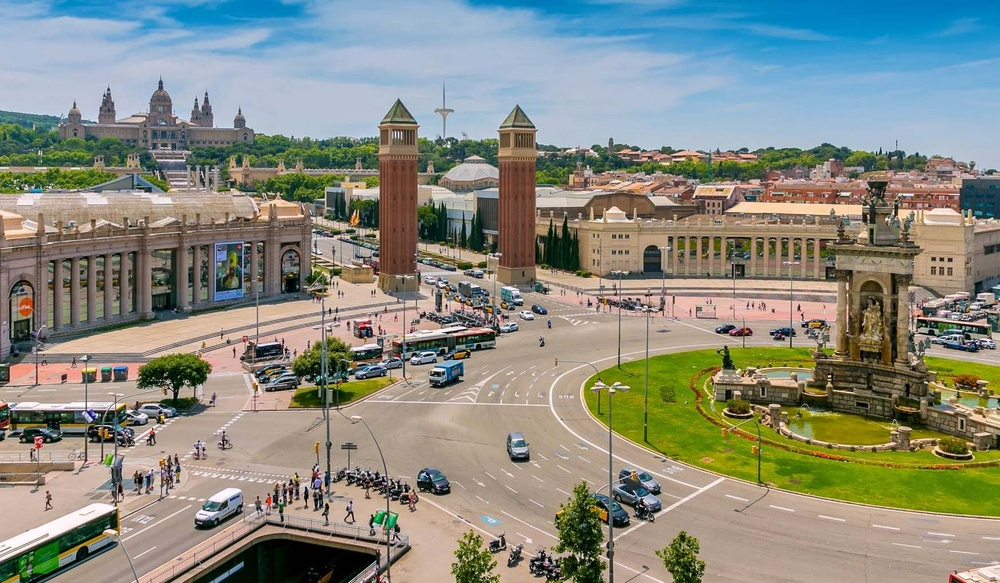
#> input picture data/spain.jpg, 1000 x 583 px, shrunk from 1750 x 1021 before the run
$ jupyter execute lesson_4_homework.ipynb
#> lines starting #> are read from the running program, lines starting #| are printed output that depends on the picture; after the words box and inside, x2 and y2 are one past the last pixel; in counts of white or black regions, pixels touching at a corner belong together; long printed decimals are rounded
[cell 1]
import cv2
import math
import numpy as np
from matplotlib import pyplot as plt
plt.rcParams['figure.figsize'] = [15, 10]

[cell 2]
img = cv2.imread('data/spain.jpg')
#> img is the input picture: shape (583, 1000, 3); mean B, G, R 127.8, 138.9, 135.8
img = cv2.cvtColor(img, cv2.COLOR_BGR2RGB)
plt.imshow(img)

[cell 3]
# Convert image to gray scale
gray = cv2.cvtColor(img, cv2.COLOR_RGB2GRAY)
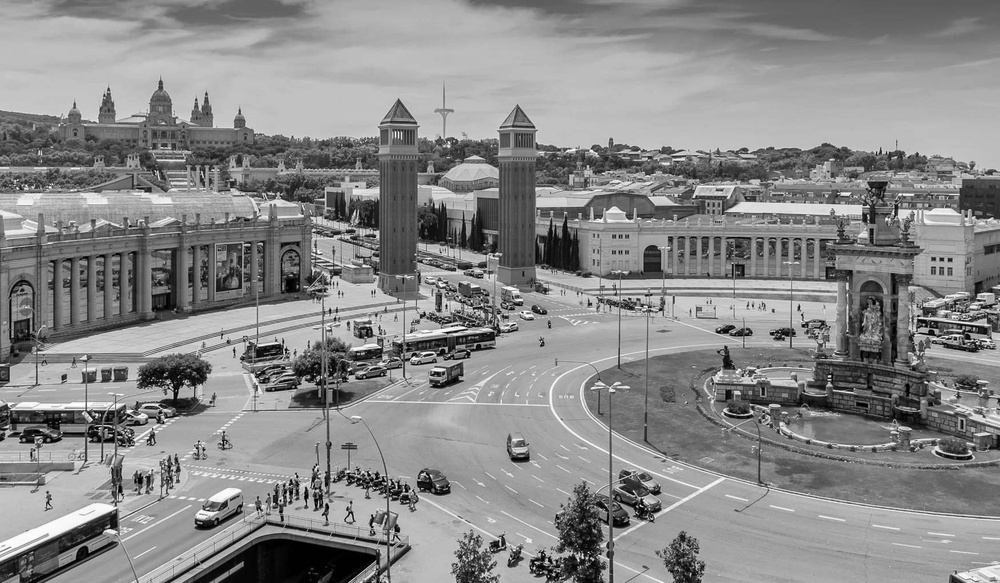
#> gray: shape (583, 1000); min 0, max 255, mean 136.7

[cell 4]
# Obtain edge map
# Hint: you can use Canny edge detector with th_low = 100, th_high = 150
edges = cv2.Canny(gray, 100, 150)
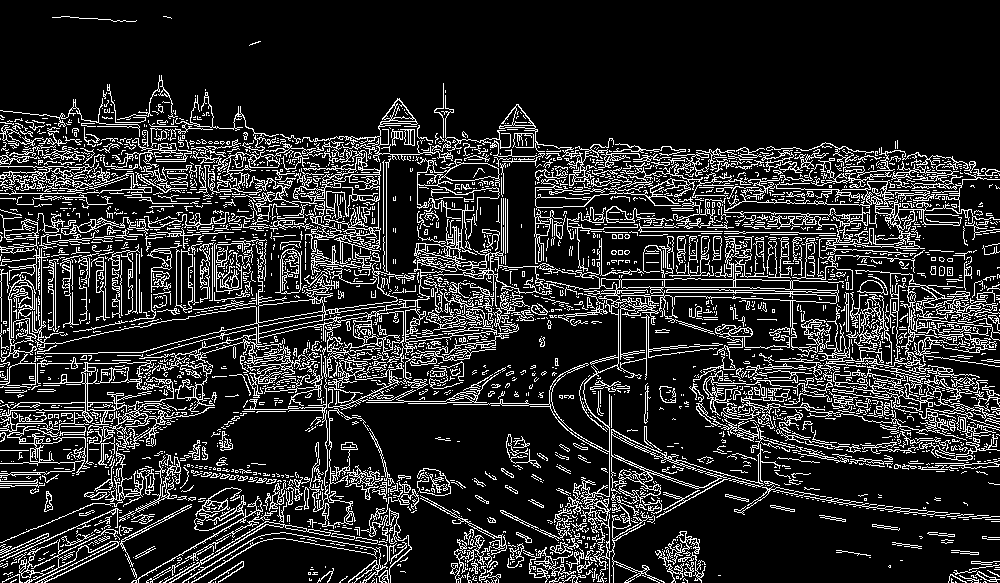
#> edges: shape (583, 1000); 16.1% white in thin lines or dots

[cell 5]
# Let's plot the images
plt.subplot(121), plt.imshow(img), plt.title('Original')
plt.subplot(122), plt.imshow(edges, cmap='gray'), plt.title('Edge map')
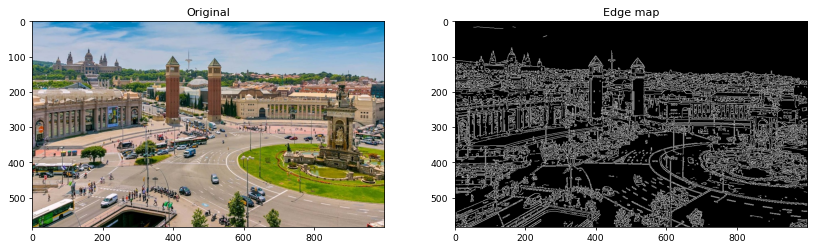
#> figure drawn by matplotlib, 2 panels

[cell 6]
# Apply Hough transform to parametrize the lines
# Hint 1: Offset resolution of 5 pixels and slope resolution of 5 degrees work well in this case
# Hint 2: A suitable value for the accumulator threshold is 90
lines = cv2.HoughLines(image=edges, rho=5, theta=(5*np.pi)/180, threshold=90)
#> lines = 636 rows, first 8: [155, 1.57], [180, 1.57], [430, 1.31], [130, 1.83], [415, 1.31], [225, 1.57], [440, 1.31], [245, 1.48]
# Let's get rid of the unnecessary dimension
lines = lines[:, 0, :]
#> lines = 636 pairs, first value -935 to 1085, second value 0 to 3.05

# for my own unerstanding
for line in lines:
    print(line)
    print(line[0])
    print(line[1])
    break
#> this loop made 1 pass
#| [155.          1.571]
#| 155.0
#| 1.571

[cell 7]
# Plot the resulting Hough lines
result = np.copy(gray)

for line in lines:

    rho = line[0]
    theta = line[1]

    a = math.cos(theta)
    b = math.sin(theta)

    x0 = a * rho
    y0 = b * rho

    pt1 = (int(x0 + 1000*(-b)), int(y0 + 1000*(a)))
    pt2 = (int(x0 - 1000*(-b)), int(y0 - 1000*(a)))

    cv2.line(result, pt1, pt2, 255, 1, cv2.LINE_AA)
#> this loop made 636 passes
#> (rho, theta, a, b, x0, y0, pt1, pt2) on passes 1 to 3: (155, 1.57, 7.55e-08, 1, 1.17e-05, 155, (-999, 155), (1000, 154)), (180, 1.57, 7.55e-08, 1, 1.36e-05, 180, (-999, 180), (1000, 179)), (430, 1.31, 0.259, 0.966, 111.3, 415.3, (-854, 674), (1077, 156))
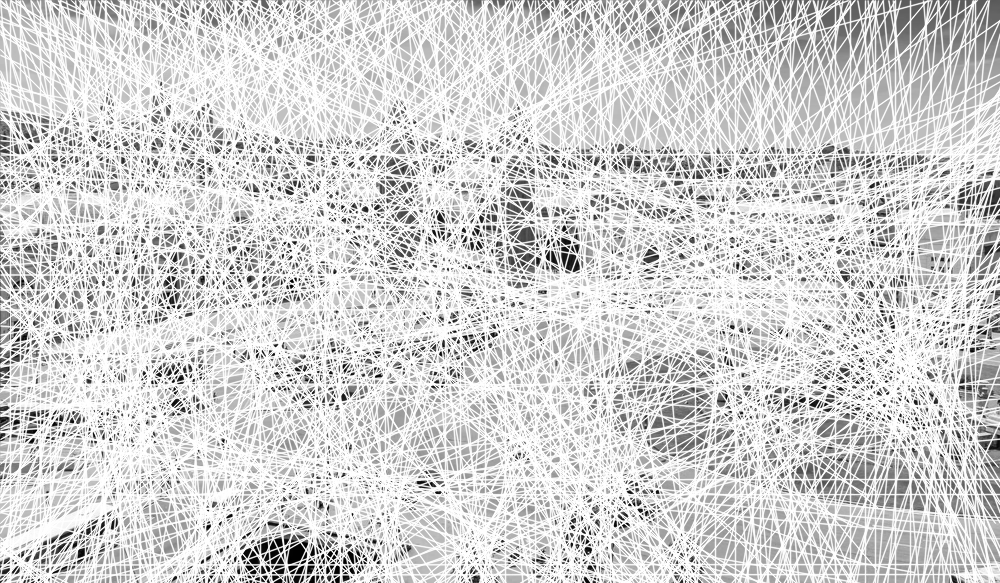
#> result: shape (583, 1000); min 0, max 255, mean 210.5

plt.subplot(121), plt.imshow(edges, cmap='gray'), plt.title('Edge map')
plt.subplot(122), plt.imshow(result, cmap='gray'), plt.title('Hough lines')

[cell 8]
# Filter out all lines that are approximately horizontal (+/- 15 degrees).
filtered_lines = []
print(len(lines))
#| 636
for line in lines:
    # Extract theta for current line (remember Hough works with radians)
    theta = (line[1]*180)/np.pi
    # Keep line if theta is not horizontal
    if not (75 < theta < 105):
        filtered_lines.append(line)
#> this loop made 636 passes
#> (line, theta) on passes 1 to 3: ([155, 1.57], 90), ([180, 1.57], 90), ([430, 1.31], 75)
#> after the loop, filtered_lines = 580 pairs, first value -935 to 1085, second value 0 to 3.05

[cell 9]
# Let's plot the resulting filtered lines
result = np.copy(gray)

for line in filtered_lines:
    rho = line[0]
    theta = line[1]

    a = math.cos(theta)
    b = math.sin(theta)

    x0 = a * rho
    y0 = b * rho

    pt1 = (int(x0 + 1000*(-b)), int(y0 + 1000*(a)))
    pt2 = (int(x0 - 1000*(-b)), int(y0 - 1000*(a)))

    cv2.line(result, pt1, pt2, 255, 1, cv2.LINE_AA)
#> this loop made 580 passes
#> line on passes 16 to 18: [560, 1.31], [50, 2.01], [200, 1.92]
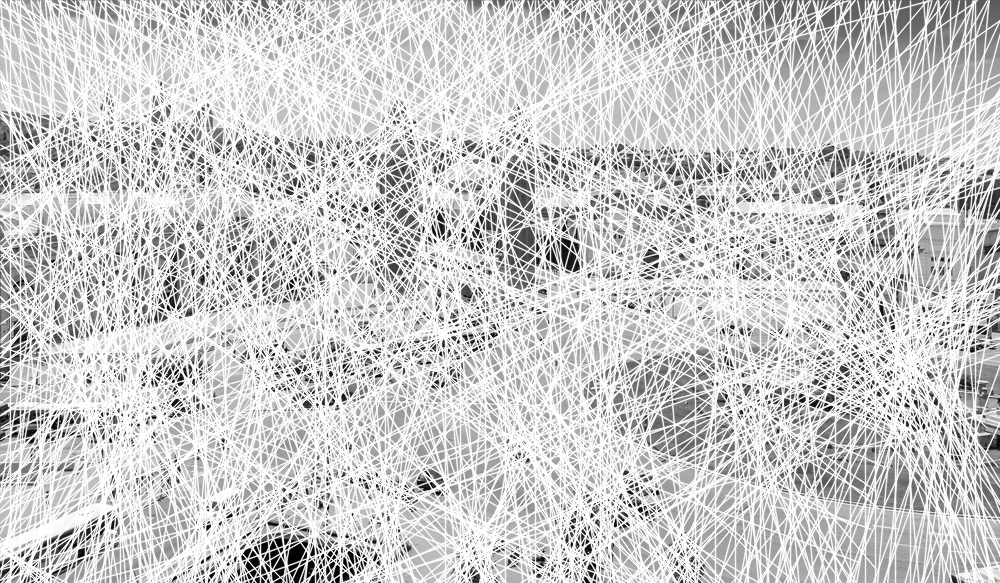
#> result: shape (583, 1000); min 0, max 255, mean 204.4

plt.subplot(121), plt.imshow(edges, cmap='gray'), plt.title('Edge map')
plt.subplot(122), plt.imshow(result, cmap='gray'), plt.title('Filtered lines')

[cell 10]
# We will apply k-means clustering to refine the detected lines.
# Don't worry, we will learn about the clustering later in the course :-)
from sklearn.cluster import KMeans
kmeans = KMeans(n_clusters=3).fit(filtered_lines)
kmeans.cluster_centers_
#> Out = [[706.9, 0.558], [-452.8, 2.78], [143.3, 1.43]]

[cell 11]
# Again, let's plot the resulting filtered lines
result = np.copy(gray)

for line in kmeans.cluster_centers_:
    rho = line[0]
    theta = line[1]

    a = math.cos(theta)
    b = math.sin(theta)

    x0 = a * rho
    y0 = b * rho

    pt1 = (int(x0 + 1000*(-b)), int(y0 + 1000*(a)))
    pt2 = (int(x0 - 1000*(-b)), int(y0 - 1000*(a)))

    cv2.line(result, pt1, pt2, 255, 1, cv2.LINE_AA)
#> this loop made 3 passes
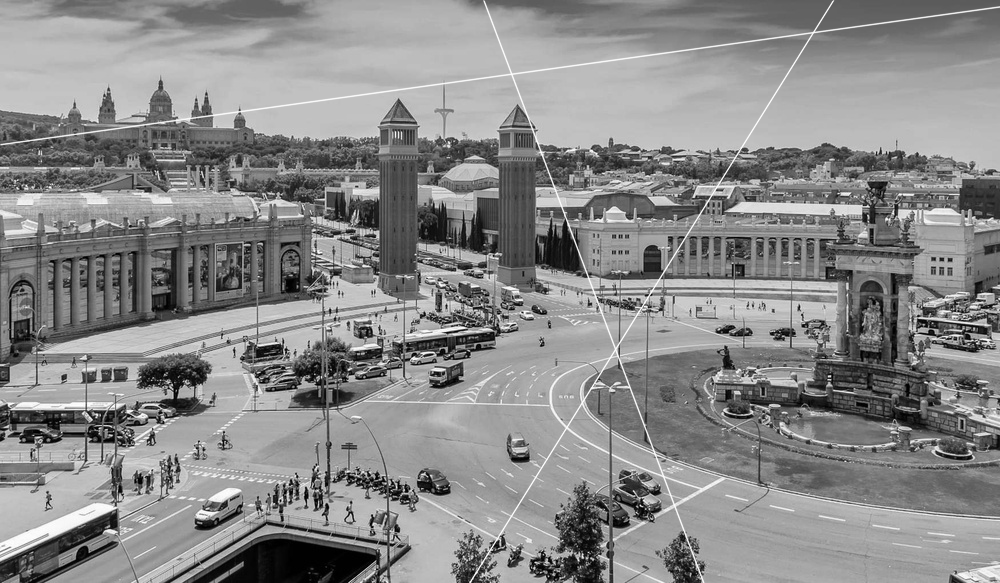
#> result: shape (583, 1000); 1.11% of pixels changed, all inside (x1, y1, x2, y2) = (0, 0, 1000, 583)

plt.subplot(121), plt.imshow(edges, cmap='gray'), plt.title('Edge map')
plt.subplot(122), plt.imshow(result, cmap='gray'), plt.title('Hough lines')

$ run again, with data/16b10cb757be023aded3dacb52025ef0.jpg copied over data/spain.jpg
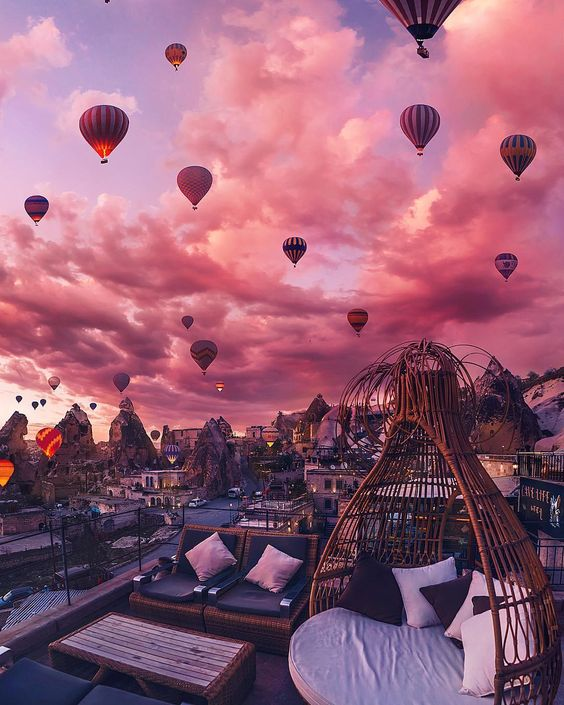
#> input picture data/16b10cb757be023aded3dacb52025ef0.jpg, 564 x 705 px
#> img is the input picture: shape (705, 564, 3); mean B, G, R 117, 94.3, 149.3
#> edges: shape (705, 564); 10.4% white in thin lines or dots
#> `lines = cv2.HoughLines(image=edges, rho=5, theta=(5*np.pi)/180, thresh..`: lines = 494 rows, first 8: [435, 1.83], [455, 1.75], [525, 1.48], [500, 1.31], [510, 1.48], [420, 1.83], [415, 1.66], [570, 1.31]
#> `lines = lines[:, 0, :]`: lines = 494 pairs, first value -510 to 860, second value 0 to 3.05
#> the loop `for line in lines:` made 1 pass
#> (printed output is left out)
#> the loop `for line in lines: ` made 494 passes
#> (rho, theta, a, b, x0, y0, pt1, pt2) on passes 1 to 3: (435, 1.83, -0.259, 0.966, -112.6, 420.2, (-1078, 161), (853, 678)), (455, 1.75, -0.174, 0.985, -79.01, 448.1, (-1063, 274), (905, 621)), (525, 1.48, 0.0872, 0.996, 45.76, 523, (-950, 610), (1041, 435))
#| 494
#> the loop `for line in lines:` made 494 passes
#> (line, theta) on passes 1 to 3: ([435, 1.83], 105), ([455, 1.75], 100), ([525, 1.48], 85)
#> after the loop `for line in lines:`: filtered_lines = 416 pairs, first value -510 to 860, second value 0 to 3.05
#> the loop `for line in filtered_lines:` made 416 passes
#> line on passes 16 to 18: [375, 1.92], [585, 0.96], [400, 1.92]
#> after the loop `for line in filtered_lines:`:
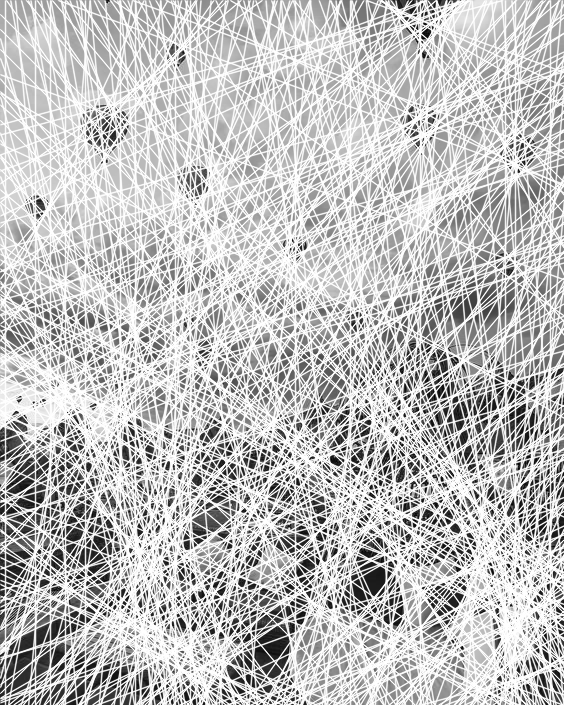
#> result: shape (705, 564); min 2, max 255, mean 193.1
#> Out = [[272.4, 1.22], [-171.7, 2.65], [631.3, 0.849]]
#> the loop `for line in kmeans.cluster_centers_:` made 3 passes
#> after the loop `for line in kmeans.cluster_centers_:`:
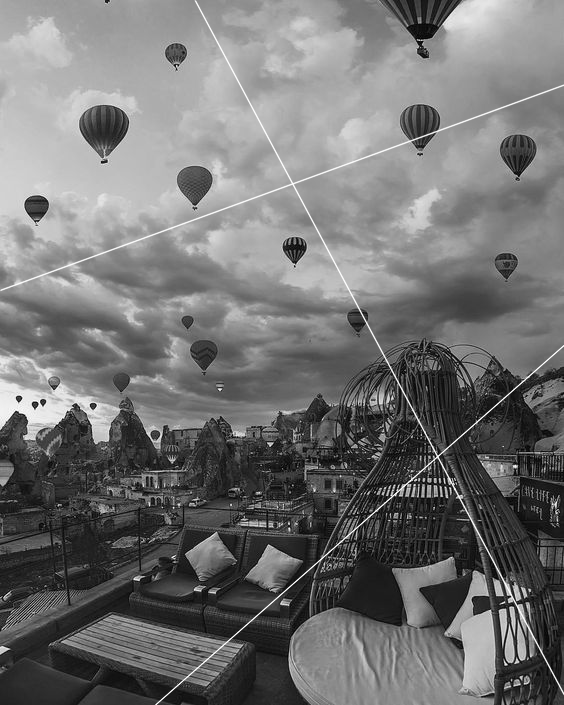
#> result: shape (705, 564); min 1, max 255, mean 114.2
